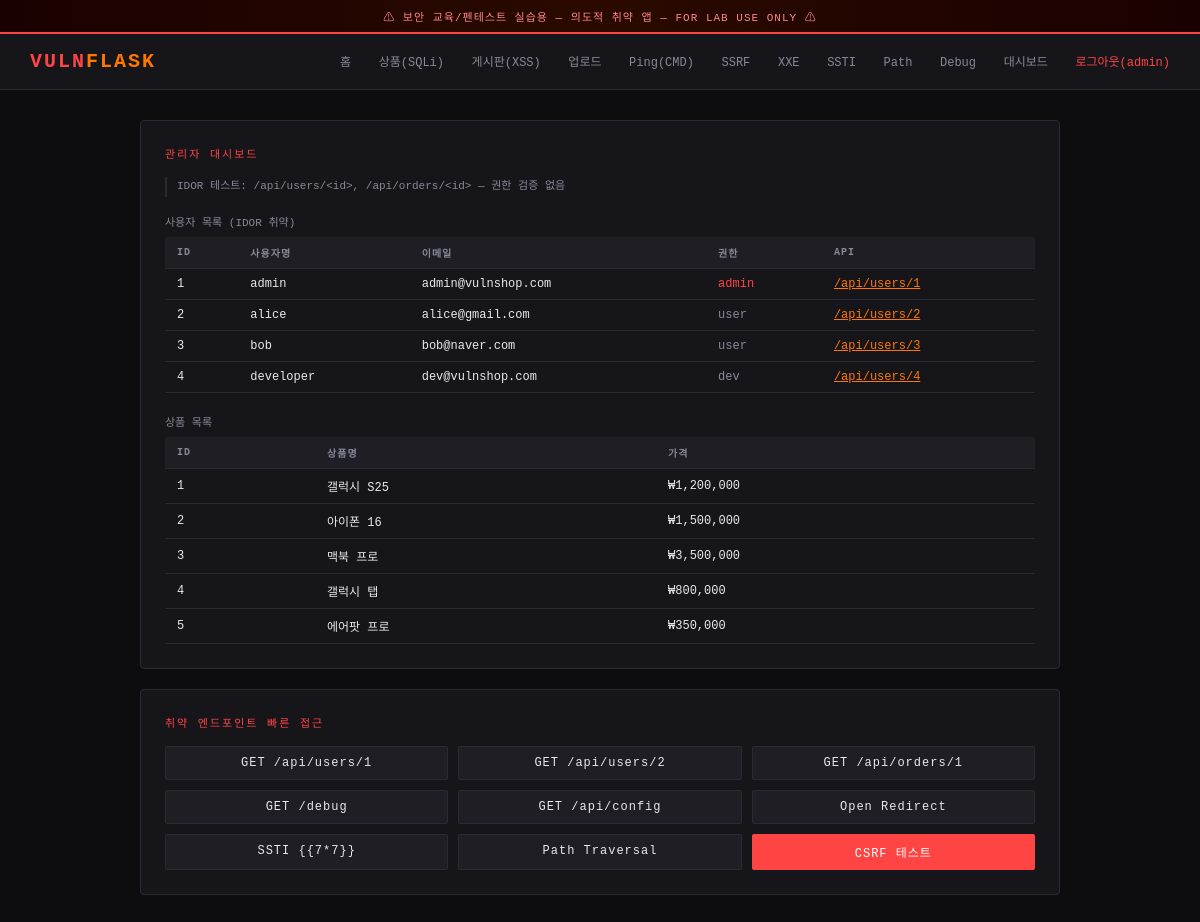
The app's page /dashboard (signed in) with its own data.
### tables this page shows
CREATE TABLE users (
            id       INTEGER PRIMARY KEY AUTOINCREMENT,
            username TEXT NOT NULL,
            password TEXT NOT NULL,
            email    TEXT,
            role     TEXT DEFAULT 'user',
            ssn      TEXT,
            phone    TEXT
        );

CREATE TABLE products (
            id          INTEGER PRIMARY KEY AUTOINCREMENT,
            name        TEXT NOT NULL,
            description TEXT,
            price       INTEGER
        );

### app.py (the view)
@app.route("/dashboard")
@login_required
def dashboard():
    conn = get_db()
    c = conn.cursor()
    c.execute("SELECT id,username,email,role FROM users")
    users = c.fetchall()
    c.execute("SELECT id,name,price FROM products")
    products_list = c.fetchall()
    conn.close()
    return render_template("dashboard.html",
                           users=users, products=products_list)

### app.py (called while the page is built)
def get_db():
    return sqlite3.connect(DB_PATH)

def login_required(f):
    @wraps(f)
    def decorated(*args, **kwargs):
        if "user" not in session:
            return redirect("/login")
        return f(*args, **kwargs)
    return decorated

### templates/dashboard.html (shortened to what this page needs)
{% extends "base.html" %}
{% block content %}
<div class="card">
  <div class="card-title">관리자 대시보드</div>
  <div class="hint">
    IDOR 테스트: <code>/api/users/&lt;id&gt;</code>, <code>/api/orders/&lt;id&gt;</code> — 권한 검증 없음
  </div>
  <div style="margin-bottom:20px;">
    <div style="font-size:11px;color:var(--muted);margin-bottom:8px;">사용자 목록 (IDOR 취약)</div>
    <table>
      <tr><th>ID</th><th>사용자명</th><th>이메일</th><th>권한</th><th>API</th></tr>
      {% for u in users %}
      <tr>
        <td>{{ u[0] }}</td>
        <td>{{ u[1] }}</td>
        <td>{{ u[2] }}</td>
        <td style="color:{% if u[3]=='admin' %}var(--accent){% else %}var(--muted){% endif %}">{{ u[3] }}</td>
        <td><a href="/api/users/{{ u[0] }}" style="color:var(--accent2);">/api/users/{{ u[0] }}</a></td>
      </tr>
      {% endfor %}
    </table>
  </div>
  <div>
    <div style="font-size:11px;color:var(--muted);margin-bottom:8px;">상품 목록</div>
    <table>
      <tr><th>ID</th><th>상품명</th><th>가격</th></tr>
      {% for p in products %}
      <tr>
        <td>{{ p[0] }}</td>
        <td>{{ p[1] }}</td>
        <td>₩{{ "{:,}".format(p[2]) }}</td>
      </tr>
      {% endfor %}
    </table>
  </div>
</div>
<div class="card">
  <div class="card-title">취약 엔드포인트 빠른 접근</div>
  <div style="display:grid;grid-template-columns:repeat(3,1fr);gap:10px;font-size:12px;">
    <a href="/api/users/1" class="btn btn-sec" style="text-align:center;">GET /api/users/1</a>
    <a href="/api/users/2" class="btn btn-sec" style="text-align:center;">GET /api/users/2</a>
    <a href="/api/orders/1" class="btn btn-sec" style="text-align:center;">GET /api/orders/1</a>
    <a href="/debug" class="btn btn-sec" style="text-align:center;">GET /debug</a>
    <a href="/api/config" class="btn btn-sec" style="text-align:center;">GET /api/config</a>
    <a href="/redirect?next=https://google.com" class="btn btn-sec" style="text-align:center;">Open Redirect</a>
    <a href="/greet?name={{7*7}}" class="btn btn-sec" style="text-align:center;">SSTI {{"{{"}}7*7{{"}}"}}</a>
    <a href="/file?name=../app.py" class="btn btn-sec" style="text-align:center;">Path Traversal</a>
    <a href="/change-password" class="btn" style="text-align:center;">CSRF 테스트</a>
  </div>
</div>
{% endblock %}

### templates/base.html (style rules this page uses)
*,*::before,*::after { box-sizing:border-box;margin:0;padding:0 }
:root { --bg:#0d0d0f;--surface:#16161a;--surface2:#1e1e24; --border:#2a2a35;--accent:#ff4444;--accent2:#ff7700; --green:#00ff88;--text:#e8e8f0;--muted:#888899; --font:'Courier New',monospace; }
body { background:var(--bg);color:var(--text);font-family:var(--font);min-height:100vh; }
.card { background:var(--surface);border:1px solid var(--border);border-radius:4px;padding:24px;margin-bottom:20px; }
.card-title { font-size:11px;letter-spacing:2px;color:var(--accent);text-transform:uppercase;margin-bottom:16px; }
.btn { display:inline-block;background:var(--accent);color:#fff;border:none;padding:9px 20px;font-family:var(--font);font-size:12px;letter-spacing:1px;cursor:pointer;border-radius:2px;text-decoration:none;transition:background .2s; }
.btn-sec { background:var(--surface2);border:1px solid var(--border);color:var(--text); }
.hint { font-size:11px;color:var(--muted);border-left:2px solid var(--border);padding-left:10px;line-height:1.8;margin-bottom:16px; }
table { width:100%;border-collapse:collapse;font-size:12px; }
th { background:var(--surface2);color:var(--muted);padding:8px 12px;text-align:left;font-size:10px;letter-spacing:1px;border-bottom:1px solid var(--border); }
td { padding:8px 12px;border-bottom:1px solid var(--border); }

### records on screen
users: id "1", username "admin", email "admin@vulnshop.com", role "admin"
users: id "2", username "alice", email "alice@gmail.com", role "user"
users: id "3", username "bob", email "bob@naver.com", role "user"
users: id "4", username "developer", email "dev@vulnshop.com", role "dev"
products: id "1", name "갤럭시 S25", price "1,200,000"
products: id "2", name "아이폰 16", price "1,500,000"
products: id "3", name "맥북 프로", price "3,500,000"
products: id "4", name "갤럭시 탭", price "800,000"
products: id "5", name "에어팟 프로", price "350,000"

### other values on screen
{{ session.user }} "admin"
{{ "{{" }} "{{"
{{ "}}" }} "}}"
